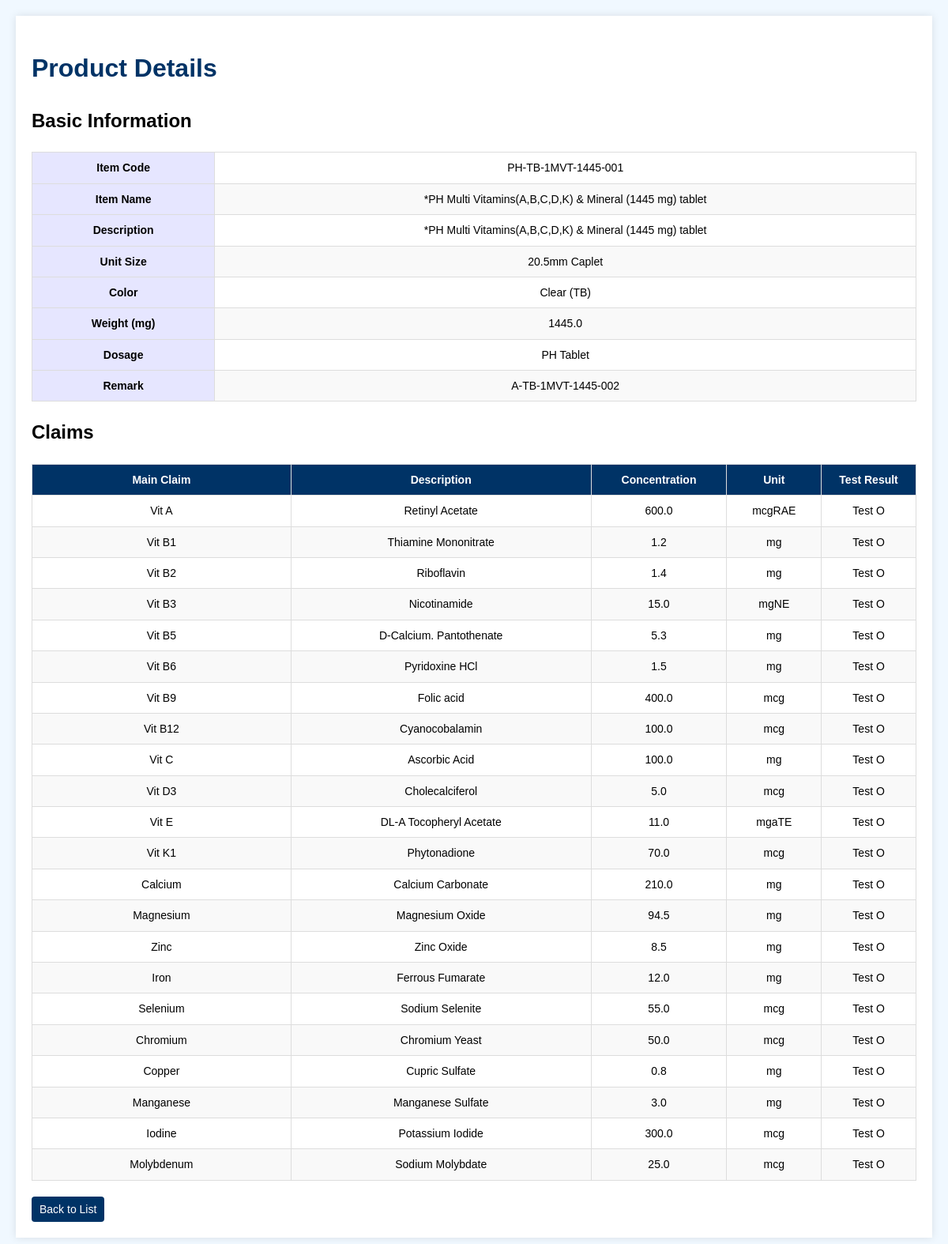
The app's page /view/PH-TB-1MVT-1445-001 (signed in) with its own data.
### tables this page shows
CREATE TABLE products (
            id INTEGER PRIMARY KEY AUTOINCREMENT,
            item_code TEXT UNIQUE NOT NULL,
            item_name TEXT,
            description TEXT,
            unit_size TEXT,
            color TEXT,
            weight REAL
        , dosage TEXT, remark TEXT);

CREATE TABLE claims (
            id INTEGER PRIMARY KEY AUTOINCREMENT,
            product_id INTEGER,
            claim_main TEXT,
            claim_description TEXT,
            claim_concentration REAL, claim_unit TEXT DEFAULT 'mg', test_result TEXT,
            FOREIGN KEY (product_id) REFERENCES products(id) ON DELETE CASCADE
        );

### app.py (the view)
@app.route('/view/<item_code>')
def view_product(item_code):
    db = get_db()
    cursor = db.cursor()
    cursor.execute('SELECT * FROM products WHERE item_code = ?', (item_code,))
    product = cursor.fetchone()
    if not product:
        flash("해당 제품을 찾을 수 없습니다.", "danger")
        return redirect(url_for("index"))
    cursor.execute('''
    SELECT claim_main, claim_description, claim_concentration, claim_unit, test_result
    FROM claims
    LEFT JOIN products ON claims.product_id = products.id
    WHERE products.item_code = ?
    ''', (item_code,))
    claims = cursor.fetchall()
    return render_template('view.html', product=product, claims=claims)

### app.py (called while the page is built)
@app.before_request
def before_request_func():
    global app_initialized
    if not app_initialized:
        with app.app_context():
            initialize_database()
            load_configurations()
        app_initialized = True

@app.before_request
def require_login():
    allowed_routes = ["login", "autocomplete", "static"]
    if "role" not in session and request.endpoint not in allowed_routes and not request.path.startswith('/static'):
        return redirect(url_for("login"))

def get_db():
    db = getattr(g, '_database', None)
    if db is None:
        db = g._database = sqlite3.connect(DB_FILE_PATH)
        db.row_factory = sqlite3.Row  # 컬럼명으로 접근 가능하도록 설정
    return db

@app.teardown_appcontext
def close_connection(exception):
    db = getattr(g, '_database', None)
    if db is not None:
        db.close()

### templates/view.html (shortened to what this page needs)
<!DOCTYPE html>
<html lang="en">
<head>
</head>
<body>
    <div class="container">
        <h1>Product Details</h1>
        <h2>Basic Information</h2>
        <table class="basic-info">
            <tr>
                <th>Item Code</th>
                <td>{{ product[1] }}</td>
            </tr>
            <tr>
                <th>Item Name</th>
                <td>{{ product[2] }}</td>
            </tr>
            <tr>
                <th>Description</th>
                <td>{{ product[3] }}</td>
            </tr>
            <tr>
                <th>Unit Size</th>
                <td>{{ product[4] }}</td>
            </tr>
            <tr>
                <th>Color</th>
                <td>{{ product[5] }}</td>
            </tr>
            <tr>
                <th>Weight (mg)</th>
                <td>{{ product[6] }}</td>
            </tr>
            <tr>
                <th>Dosage</th>
                <td>
                    {% if product[1].startswith('A-TB-') %}
                        Tablet
                    {% elif product[1].startswith('A-SG-') %}
                        Softgel
                    {% elif product[1].startswith('A-HC-') %}
                        Hard Capsule
                    {% elif product[1].startswith('A-SH-') %}
                        Sachet
                    {% elif product[1].startswith('A-PW-') %}
                        Powder
                    {% elif product[1].startswith('A-LQ-') %}
                        Liquid
                    {% elif 'PH-TB-' in product[1] %}
                        PH Tablet
                    {% elif 'PH-HC-' in product[1] %}
                        PH Hard Capsule
                    {% elif 'PH-SG-' in product[1] %}
                        PH Softgel
                    {% else %}
                        Unknown
                    {% endif %}
                </td>
            </tr>
            <tr>
                <th>Remark</th>
                <td>{{ product[8] }}</td>
            </tr>
        </table>
        <h2>Claims</h2>
        <table class="claims-table">
            <thead>
                <tr>
                    <th>Main Claim</th>
                    <th>Description</th>
                    <th>Concentration</th>
                    <th>Unit</th>
                    <th>Test Result</th>
                </tr>
            </thead>
            <tbody>
                {% for claim in claims %}
                <tr>
                    <td>{{ claim[0] }}</td>
                    <td>{{ claim[1] }}</td>
                    <td>{{ claim[2] }}</td>
                    <td>{{ claim[3] }}</td>
                    <td>{{ claim[4] }}</td>
                </tr>
                {% endfor %}
            </tbody>
        </table>
        <a href="#" class="btn" onclick="history.back(); return false;">Back to List</a>
    </div>
</body>
</html>

### templates/view.html (style rules this page uses)
body { font-family: Arial, sans-serif; line-height: 1.6; margin: 0; padding: 20px; background-color: #f0f8ff; }
.container { max-width: 1500px; margin: auto; background: white; padding: 20px; box-shadow: 0 0 10px rgba(0,0,0,0.1); }
h1 { color: #003366; }
table { width: 100%; border-collapse: collapse; margin-bottom: 20px; font-size: 14px; }
th, td { padding: 8px; border: 1px solid #ddd; text-align: center; }
th { background-color: #003366; color: white; font-weight: bold; }
tr:nth-child(even) { background-color: #f9f9f9; }
.btn { display: inline-block; padding: 5px 10px; background-color: #003366; color: white; text-decoration: none; border-radius: 4px; font-size: 14px; }
.basic-info th { text-align: center; color: Black; background-color: #e6e6ff; }
.claims-table { table-layout: fixed; width: 100%; }
.claims-table th { text-align: center; }
.claims-table td { word-wrap: break-word; word-break: break-all; white-space: normal; }
.claims-table td:nth-child(3), .claims-table td:nth-child(4), .claims-table td:nth-child(5) { text-align: center; }
.claims-table th:nth-child(1) { width: 30%; }
.claims-table th:nth-child(2) { width: 35%; }
.claims-table th:nth-child(3) { width: 15%; }
.claims-table th:nth-child(4) { width: 10%; }
.claims-table th:nth-child(5) { width: 10%; }

### records on screen
products: item_code "PH-TB-1MVT-1445-001", item_name "*PH Multi Vitamins(A,B,C,D,K) & Mineral (1445 mg) tablet", description "*PH Multi Vitamins(A,B,C,D,K) & Mineral (1445 mg) tablet", unit_size "20.5mm Caplet", color "Clear (TB)", weight "1445.0", remark "A-TB-1MVT-1445-002"
claims: claim_main "Vit A", claim_description "Retinyl Acetate", claim_concentration "600.0", claim_unit "mcgRAE", test_result "Test O"
claims: claim_main "Vit B1", claim_description "Thiamine Mononitrate", claim_concentration "1.2", claim_unit "mg", test_result "Test O"
claims: claim_main "Vit B2", claim_description "Riboflavin", claim_concentration "1.4", claim_unit "mg", test_result "Test O"
claims: claim_main "Vit B3", claim_description "Nicotinamide", claim_concentration "15.0", claim_unit "mgNE", test_result "Test O"
claims: claim_main "Vit B5", claim_description "D-Calcium. Pantothenate", claim_concentration "5.3", claim_unit "mg", test_result "Test O"
claims: claim_main "Vit B6", claim_description "Pyridoxine HCl", claim_concentration "1.5", claim_unit "mg", test_result "Test O"
claims: claim_main "Vit B9", claim_description "Folic acid", claim_concentration "400.0", claim_unit "mcg", test_result "Test O"
claims: claim_main "Vit B12", claim_description "Cyanocobalamin", claim_concentration "100.0", claim_unit "mcg", test_result "Test O"
claims: claim_main "Vit C", claim_description "Ascorbic Acid", claim_concentration "100.0", claim_unit "mg", test_result "Test O"
claims: claim_main "Vit D3", claim_description "Cholecalciferol", claim_concentration "5.0", claim_unit "mcg", test_result "Test O"
claims: claim_main "Vit E", claim_description "DL-A Tocopheryl Acetate", claim_concentration "11.0", claim_unit "mgaTE", test_result "Test O"
claims: claim_main "Vit K1", claim_description "Phytonadione", claim_concentration "70.0", claim_unit "mcg", test_result "Test O"
claims: claim_main "Calcium", claim_description "Calcium Carbonate", claim_concentration "210.0", claim_unit "mg", test_result "Test O"
claims: claim_main "Magnesium", claim_description "Magnesium Oxide", claim_concentration "94.5", claim_unit "mg", test_result "Test O"
claims: claim_main "Zinc", claim_description "Zinc Oxide", claim_concentration "8.5", claim_unit "mg", test_result "Test O"
claims: claim_main "Iron", claim_description "Ferrous Fumarate", claim_concentration "12.0", claim_unit "mg", test_result "Test O"
claims: claim_main "Selenium", claim_description "Sodium Selenite", claim_concentration "55.0", claim_unit "mcg", test_result "Test O"
claims: claim_main "Chromium", claim_description "Chromium Yeast", claim_concentration "50.0", claim_unit "mcg", test_result "Test O"
claims: claim_main "Copper", claim_description "Cupric Sulfate", claim_concentration "0.8", claim_unit "mg", test_result "Test O"
claims: claim_main "Manganese", claim_description "Manganese Sulfate", claim_concentration "3.0", claim_unit "mg", test_result "Test O"
claims: claim_main "Iodine", claim_description "Potassium Iodide", claim_concentration "300.0", claim_unit "mcg", test_result "Test O"
claims: claim_main "Molybdenum", claim_description "Sodium Molybdate", claim_concentration "25.0", claim_unit "mcg", test_result "Test O"
